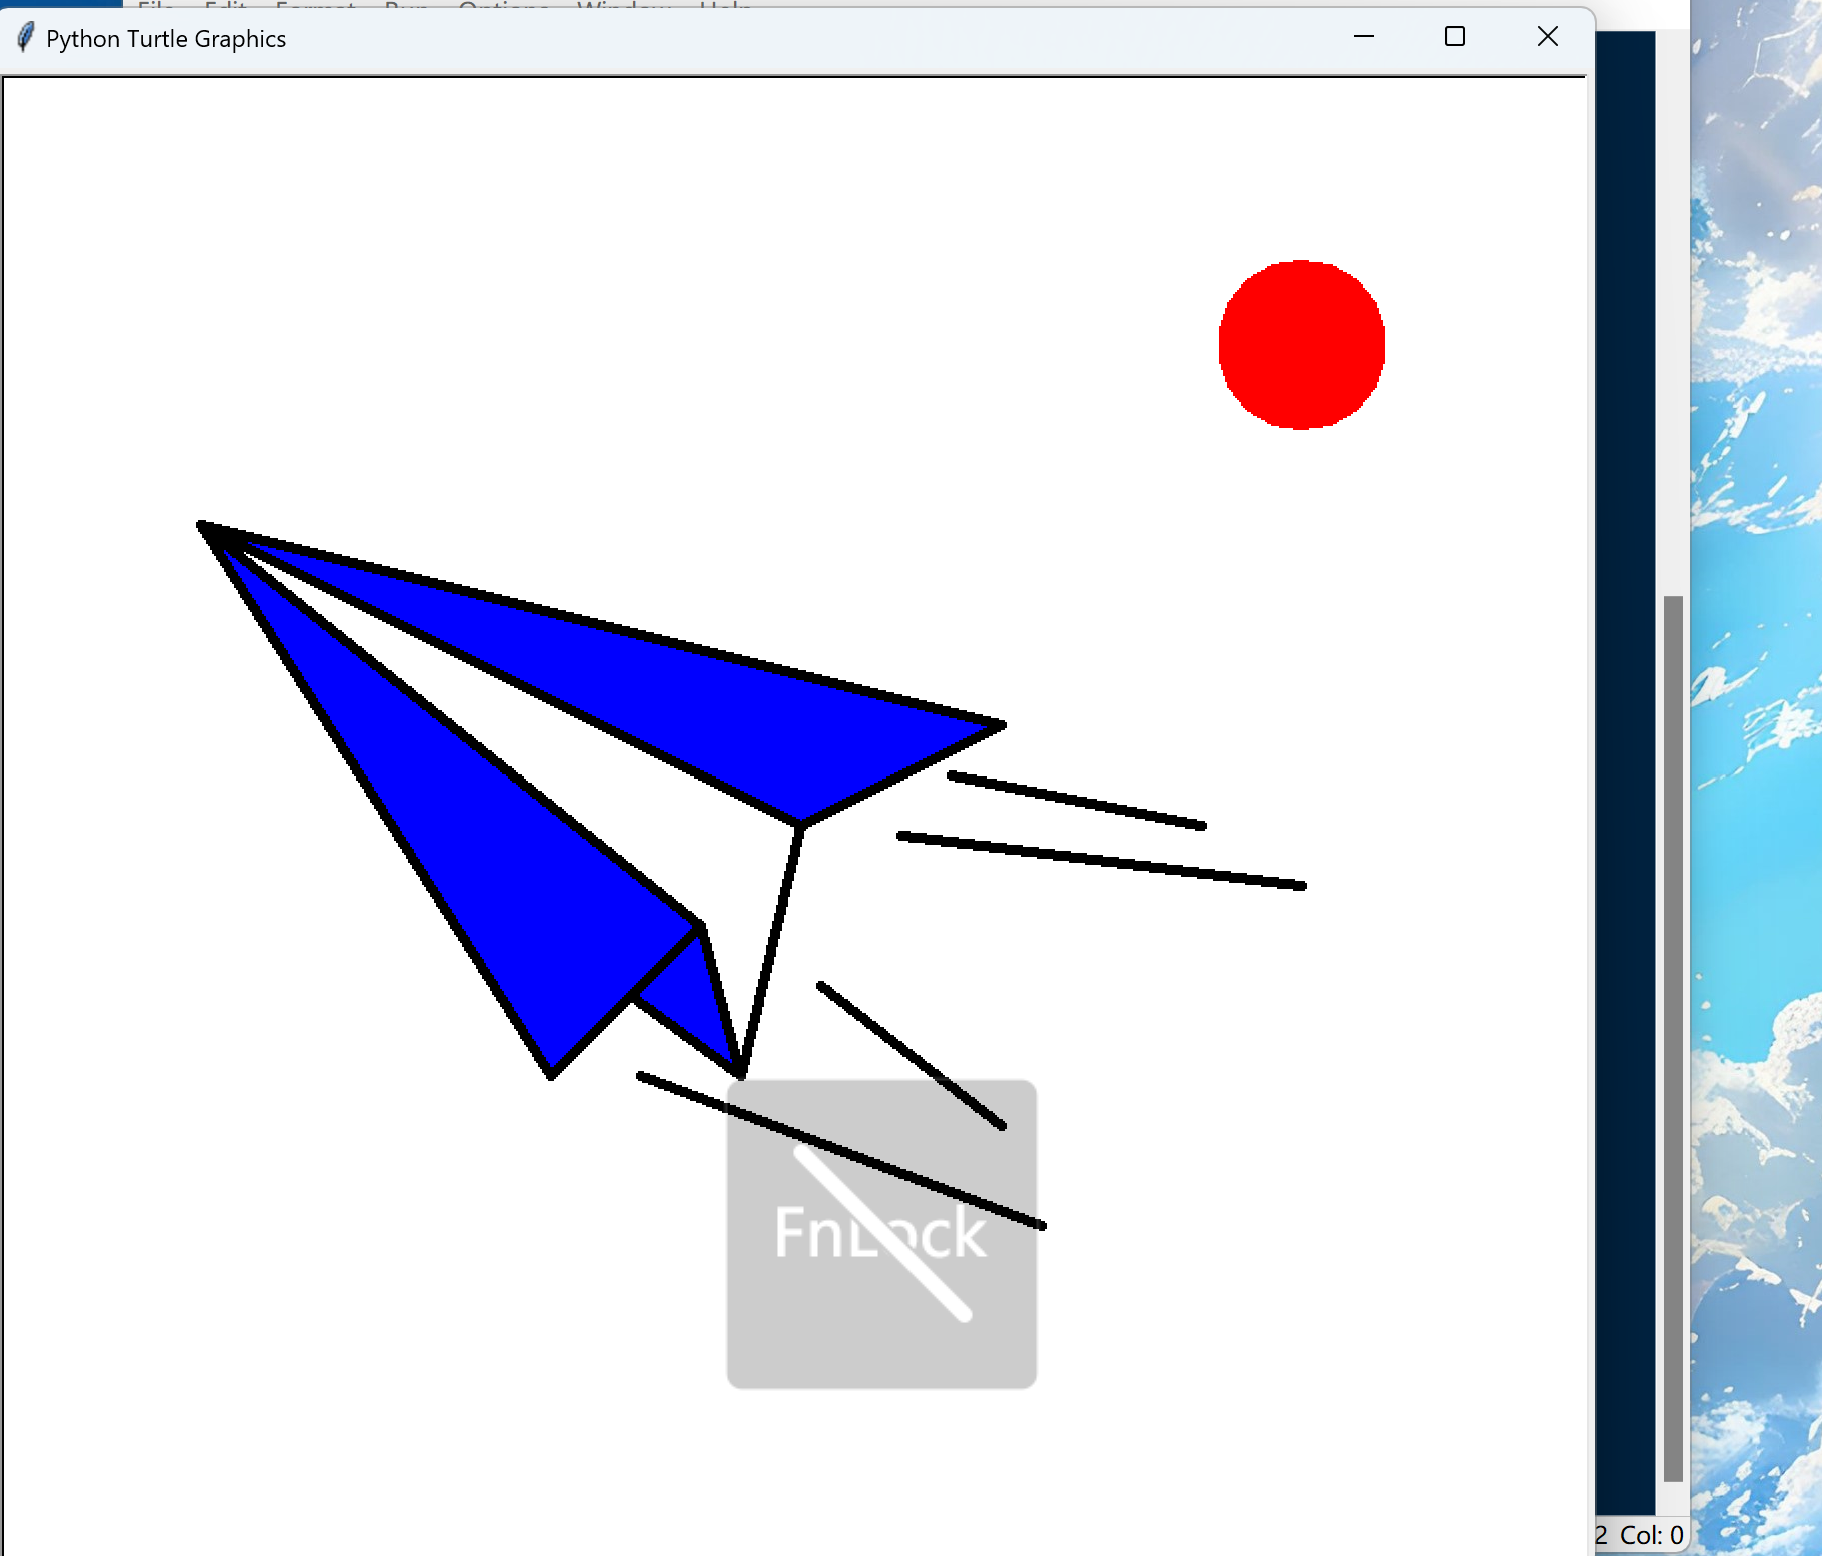

Reproduce this figure in Python.
import turtle as t


data1=[[-300,150],[-50,-50],[-125,-125]]
data2=[[-85,-85],[-30,-125]]
data3=[[-30,-125],[0,0],[100,50]]
data4=[[[-80,-125],[120,-200]],[[10,-80],[100,-150]],[[50,-5],[250,-30]],[[75,25],[200,0]]]
data5=[[250,200]]
def m1(x,y):
    t.penup()
    t.goto(x,y)
    t.pendown()

def m2(x,y):
    t.goto(x,y)

def m3(x,y):
    t.seth(0)
    t.penup()
    t.goto(x,y)
    t.pendown()
    t.color("red")
    t.begin_fill()
    t.circle(40)
    t.end_fill()
#左翼
t.color("black","blue")
t.pensize(5)
t.speed(20)
t.begin_fill()
m1(data1[0][0],data1[0][1])
m2(data1[1][0],data1[1][1])
m2(data1[2][0],data1[2][1])
m2(data1[0][0],data1[0][1])
t.end_fill()
#左下
m1(data1[1][0],data1[1][1])
t.begin_fill()
m2(data2[0][0],data2[0][1])
m2(data2[1][0],data2[1][1])
m2(data1[1][0],data1[1][1])
t.end_fill()
#中间
m2(data3[0][0],data3[0][1])
m2(data3[1][0],data3[1][1])
m2(data1[0][0],data1[0][1])
#右翼
t.begin_fill()
m2(data3[1][0],data3[1][1])
m2(data3[2][0],data3[2][1])
m2(data1[0][0],data1[0][1])
t.end_fill()
#风
m1(data4[0][0][0],data4[0][0][1])
m2(data4[0][1][0],data4[0][1][1])
m1(data4[1][0][0],data4[1][0][1])
m2(data4[1][1][0],data4[1][1][1])
m1(data4[2][0][0],data4[2][0][1])
m2(data4[2][1][0],data4[2][1][1])
m1(data4[3][0][0],data4[3][0][1])
m2(data4[3][1][0],data4[3][1][1])
#太阳
m3(data5[0][0],data5[0][1])
t.hideturtle()
t.done()
